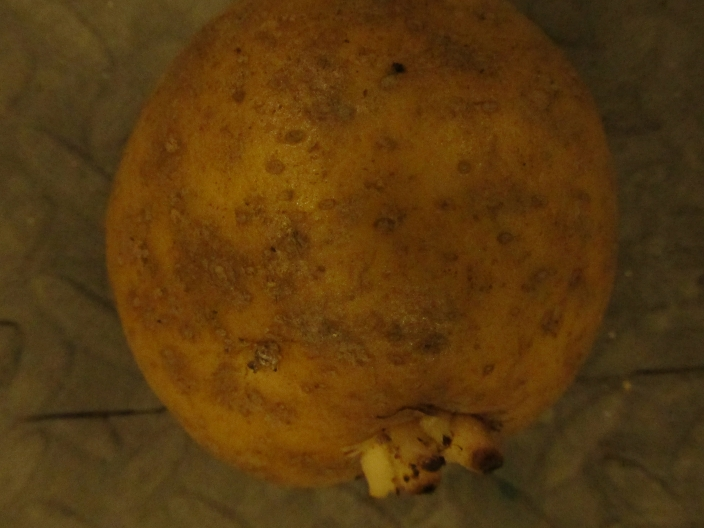
%> input picture Additional files/Matlab_Scripts/GraphCutScribbleSeed/potato_close.JPG, 704 x 528 px
$ octave demoGraphCut.m   (GNU Octave 9; MATLAB toolbox functions it lacks are replaced by stand-ins)
%> lines starting %> are read from the running program, lines starting %| are printed output that depends on the picture; in (x1, y1, x2, y2) boxes, pixels count from 0 and x2, y2 are one past the last pixel; in counts of white or black regions, pixels touching at a corner belong together; the program's own positions count from 1
clear all; clc;

frida_small = imread('potato_close.JPG');
%> frida_small is the input picture: size 528x704x3 uint8; mean R, G, B 87.7, 56.5, 14.4
fgMask = false(size(frida_small,1), size(frida_small,2));
bgMask = false(size(fgMask));

fgMask(200:end-200, 250:end-250) = true;
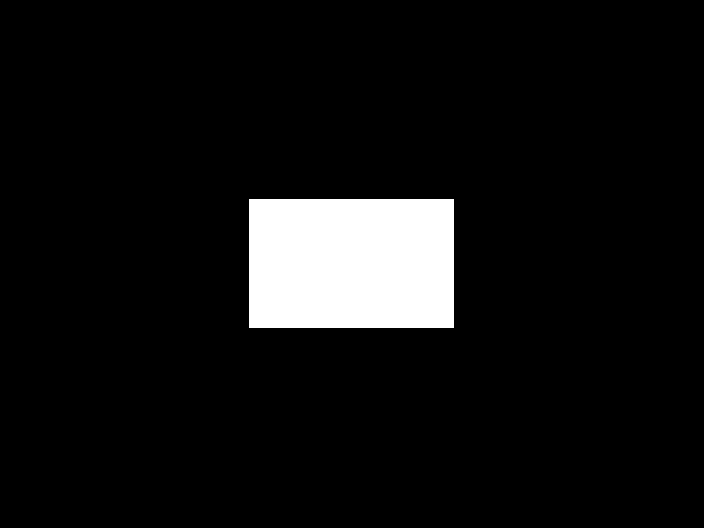
%> fgMask: size 528x704 logical; 7.1% white; 1 white region, box (x1, y1, x2, y2) and area: (249, 199, 454, 328) 26445
temp = imdilate(fgMask, strel('square',3));
temp(fgMask) = false;
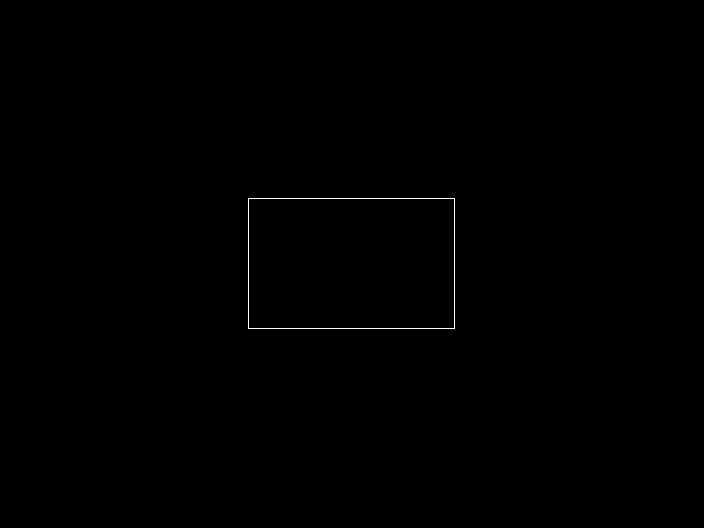
%> temp: size 528x704 logical; 0.18% white in thin lines or dots, all inside (x1, y1, x2, y2) = (248, 198, 455, 329)
fgMask = temp;
fgMask = imdilate(fgMask, strel('square',5));

bgMask(:, 1:50) = true;
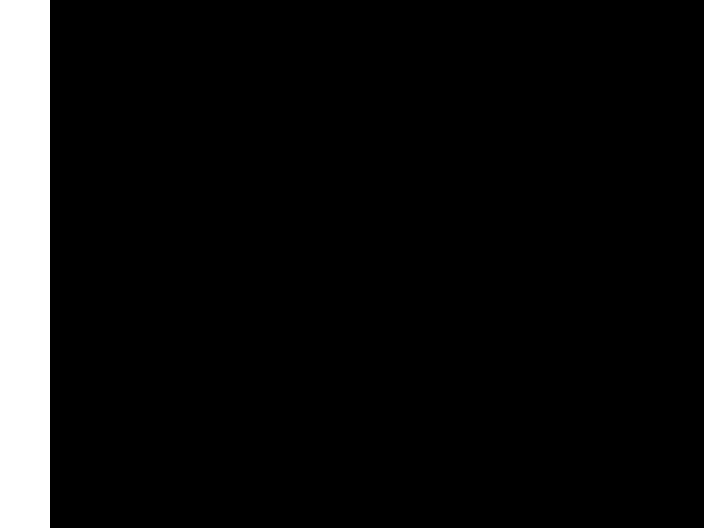
%> bgMask: size 528x704 logical; 7.1% white; 1 white region, box (x1, y1, x2, y2) and area: (0, 0, 50, 528) 26400
bgMask(:, end-50:end) = true;
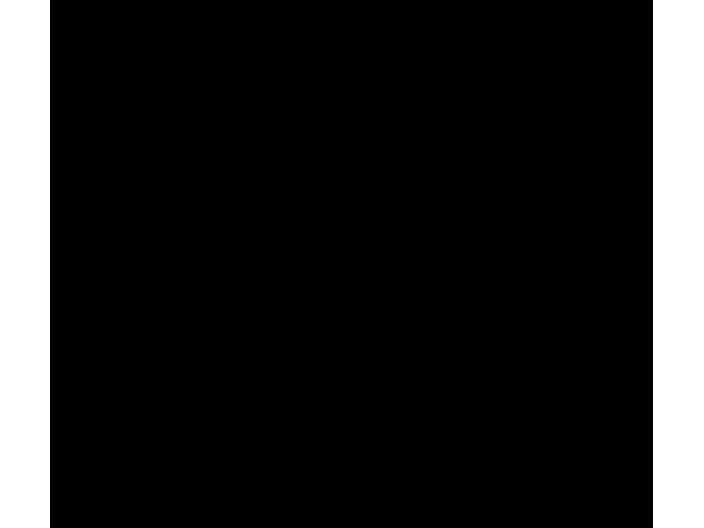
%> bgMask: size 528x704 logical; 14.3% white; 2 white regions, box (x1, y1, x2, y2) and area: (653, 0, 704, 528) 26928, (0, 0, 50, 528) 26400
% [11 lines of commented-out code are left out]

tic
%> (the run ends here)

$ run again, with Additional files/Matlab_Scripts/GraphCutScribbleSeed/frida_small.jpg copied over Additional files/Matlab_Scripts/GraphCutScribbleSeed/potato_close.JPG
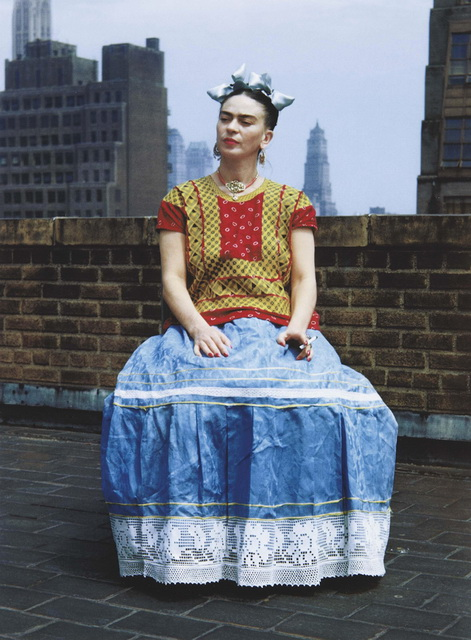
%> input picture Additional files/Matlab_Scripts/GraphCutScribbleSeed/frida_small.jpg, 471 x 640 px
%> frida_small is the input picture: size 640x471x3 uint8; mean R, G, B 104.8, 110.5, 120.7
%> fgMask: size 640x471 logical; every value is 0
%> `bgMask(:, 1:50) = true;`:
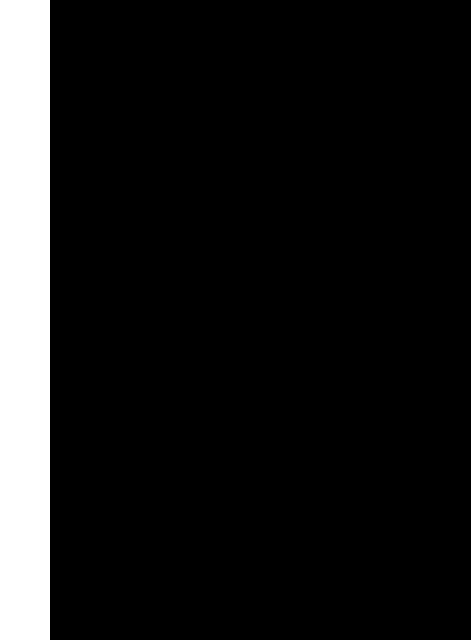
%> bgMask: size 640x471 logical; 10.6% white; 1 white region, box (x1, y1, x2, y2) and area: (0, 0, 50, 640) 32000
%> `bgMask(:, end-50:end) = true;`:
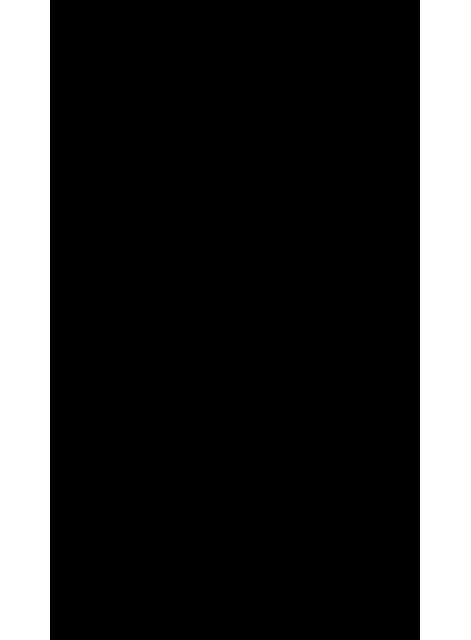
%> bgMask: size 640x471 logical; 21.4% white; 2 white regions, box (x1, y1, x2, y2) and area: (420, 0, 471, 640) 32640, (0, 0, 50, 640) 32000
